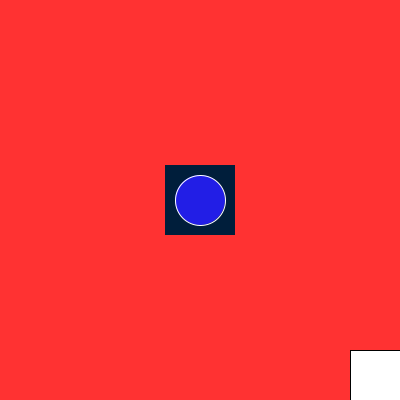
Frame 1 (no input)
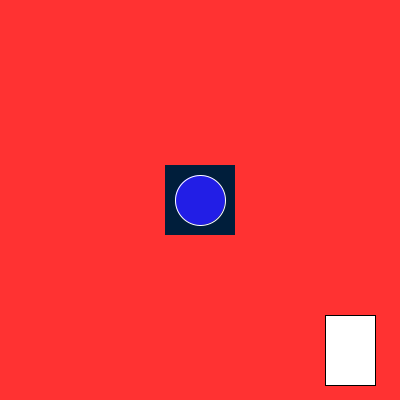
Frame 60 (the mouse pressed at the canvas centre just before this capture)
Frame 120 (the mouse held since frame 60 and released just before this capture): identical to frame 60, image omitted

The Processing sketch that drew these frames (run headless with seeded random() and noise(); from frame 60 on, the mouse is pressed at the canvas centre):

// Processing sketch: exercice_0_1_corrige
// ── exercice_0_1_corrige.pde
void setup() {
  size(400, 400);
}

void draw() {
  background(255, 50, 50);
  // 1° Un rectangle en bas à droite
  stroke(0);
  fill(255);
  rect(width - 50, height - 50, 50, 70);

  noStroke();
  fill(0, 30, 59);
  rectMode(CENTER);
  rect(width/2, height/2, 70, 70);

  // 2° Un cercle coloré d’un diamètre de 50px exactement au centre
  stroke(255);
  fill(34, 30, 230);
  ellipse(width/2, height/2, 50, 50);
  // 3° Un carré derrière le cercle
}
